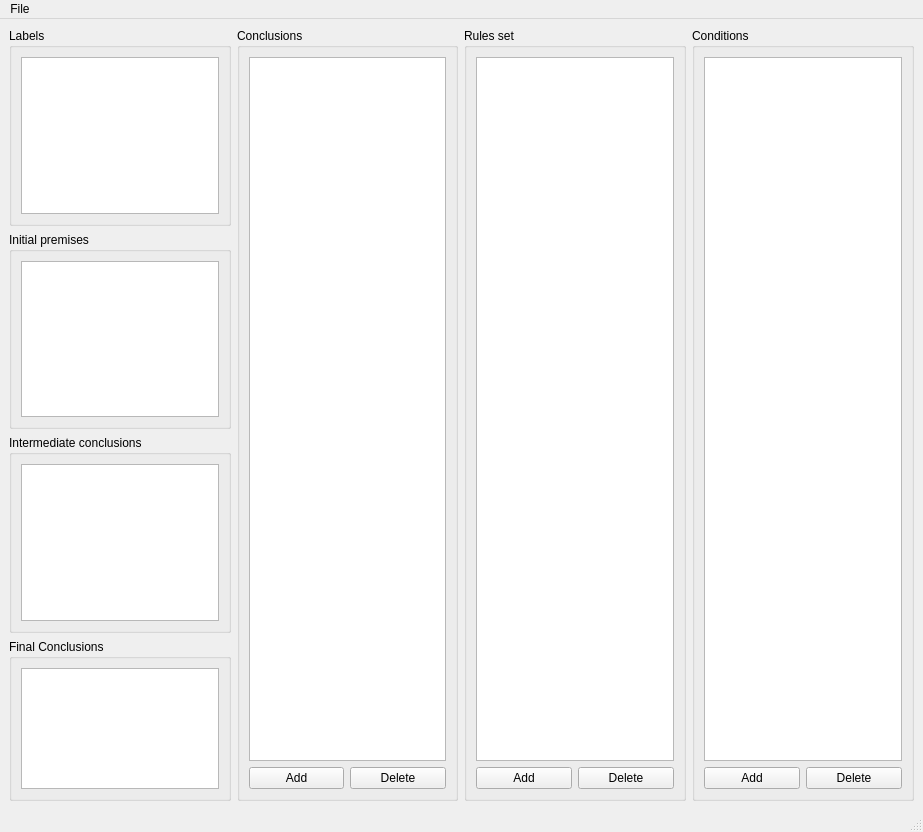
<?xml version="1.0" encoding="UTF-8"?>
<ui version="4.0">
 <class>MainWindow</class>
 <widget class="QMainWindow" name="MainWindow">
  <property name="geometry">
   <rect>
    <x>0</x>
    <y>0</y>
    <width>923</width>
    <height>832</height>
   </rect>
  </property>
  <property name="windowTitle">
   <string>Editor</string>
  </property>
  <widget class="QWidget" name="centralwidget">
   <layout class="QGridLayout" name="gridLayout_3">
    <item row="0" column="2" rowspan="5">
     <widget class="QGroupBox" name="groupBox_6">
      <property name="title">
       <string>Rules set</string>
      </property>
      <layout class="QGridLayout" name="gridLayout_7">
       <item row="1" column="0">
        <widget class="QPushButton" name="btn_add_rule">
         <property name="text">
          <string>Add</string>
         </property>
        </widget>
       </item>
       <item row="1" column="1">
        <widget class="QPushButton" name="btn_delete_rule">
         <property name="text">
          <string>Delete</string>
         </property>
        </widget>
       </item>
       <item row="0" column="0" colspan="2">
        <widget class="QListWidget" name="rules"/>
       </item>
      </layout>
     </widget>
    </item>
    <item row="1" column="0">
     <widget class="QGroupBox" name="groupBox_3">
      <property name="title">
       <string>Initial premises</string>
      </property>
      <layout class="QGridLayout" name="gridLayout_4">
       <item row="0" column="0">
        <widget class="QListWidget" name="initial_premises"/>
       </item>
      </layout>
     </widget>
    </item>
    <item row="0" column="0">
     <widget class="QGroupBox" name="groupBox">
      <property name="title">
       <string>Labels</string>
      </property>
      <layout class="QGridLayout" name="gridLayout_2">
       <item row="1" column="0">
        <widget class="QListWidget" name="labels"/>
       </item>
      </layout>
     </widget>
    </item>
    <item row="2" column="0">
     <widget class="QGroupBox" name="groupBox_5">
      <property name="title">
       <string>Intermediate conclusions</string>
      </property>
      <layout class="QGridLayout" name="gridLayout_6">
       <item row="0" column="0">
        <widget class="QListWidget" name="intermediate_conclusions"/>
       </item>
      </layout>
     </widget>
    </item>
    <item row="3" column="0" rowspan="2">
     <widget class="QGroupBox" name="groupBox_4">
      <property name="title">
       <string>Final Conclusions</string>
      </property>
      <layout class="QGridLayout" name="gridLayout_5">
       <item row="0" column="0">
        <widget class="QListWidget" name="final_conclusions"/>
       </item>
      </layout>
     </widget>
    </item>
    <item row="0" column="3" rowspan="5">
     <widget class="QGroupBox" name="groupBox_7">
      <property name="title">
       <string>Conditions</string>
      </property>
      <layout class="QGridLayout" name="gridLayout_8">
       <item row="2" column="0">
        <widget class="QPushButton" name="btn_add_premise">
         <property name="text">
          <string>Add</string>
         </property>
        </widget>
       </item>
       <item row="2" column="1">
        <widget class="QPushButton" name="btn_delete_premise">
         <property name="text">
          <string>Delete</string>
         </property>
        </widget>
       </item>
       <item row="0" column="0" colspan="2">
        <widget class="QListWidget" name="conditions"/>
       </item>
      </layout>
     </widget>
    </item>
    <item row="0" column="1" rowspan="5">
     <widget class="QGroupBox" name="groupBox_2">
      <property name="title">
       <string>Conclusions</string>
      </property>
      <layout class="QGridLayout" name="gridLayout">
       <item row="1" column="0">
        <widget class="QPushButton" name="btn_add_fact">
         <property name="text">
          <string>Add</string>
         </property>
        </widget>
       </item>
       <item row="1" column="1">
        <widget class="QPushButton" name="btn_delete_fact">
         <property name="text">
          <string>Delete</string>
         </property>
        </widget>
       </item>
       <item row="0" column="0" colspan="2">
        <widget class="QListWidget" name="conclusions"/>
       </item>
      </layout>
     </widget>
    </item>
   </layout>
  </widget>
  <widget class="QMenuBar" name="menubar">
   <property name="geometry">
    <rect>
     <x>0</x>
     <y>0</y>
     <width>923</width>
     <height>20</height>
    </rect>
   </property>
   <widget class="QMenu" name="menuFile">
    <property name="title">
     <string>File</string>
    </property>
    <addaction name="actionNew"/>
    <addaction name="actionLoad_file"/>
    <addaction name="actionSave"/>
    <addaction name="actionSave_as"/>
    <addaction name="actionExit"/>
   </widget>
   <addaction name="menuFile"/>
  </widget>
  <widget class="QStatusBar" name="statusbar"/>
  <action name="actionNew">
   <property name="text">
    <string>New</string>
   </property>
   <property name="shortcut">
    <string>Ctrl+N</string>
   </property>
  </action>
  <action name="actionLoad_file">
   <property name="text">
    <string>Load file</string>
   </property>
   <property name="shortcut">
    <string>Ctrl+O</string>
   </property>
  </action>
  <action name="actionExit">
   <property name="text">
    <string>Exit</string>
   </property>
   <property name="shortcut">
    <string>Ctrl+Q</string>
   </property>
  </action>
  <action name="actionSave">
   <property name="text">
    <string>Save</string>
   </property>
   <property name="shortcut">
    <string>Ctrl+S</string>
   </property>
  </action>
  <action name="actionSave_as">
   <property name="text">
    <string>Save as...</string>
   </property>
  </action>
 </widget>
 <resources/>
 <connections>
  <connection>
   <sender>actionExit</sender>
   <signal>triggered()</signal>
   <receiver>MainWindow</receiver>
   <slot>close()</slot>
   <hints>
    <hint type="sourcelabel">
     <x>-1</x>
     <y>-1</y>
    </hint>
    <hint type="destinationlabel">
     <x>461</x>
     <y>415</y>
    </hint>
   </hints>
  </connection>
 </connections>
</ui>
